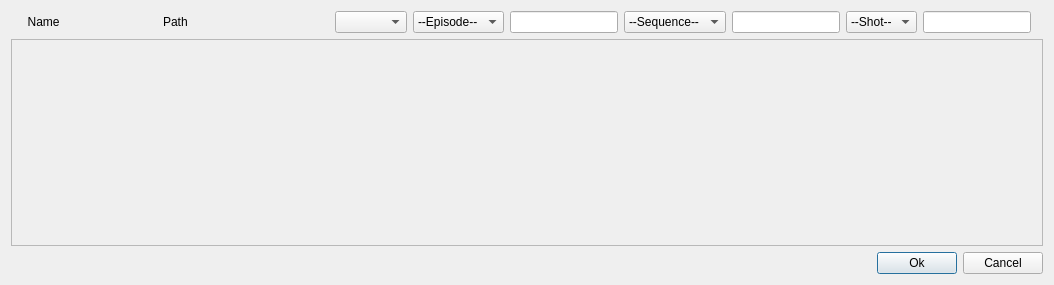
<?xml version="1.0" encoding="UTF-8"?>
<ui version="4.0">
 <class>Dialog</class>
 <widget class="QDialog" name="Dialog">
  <property name="geometry">
   <rect>
    <x>0</x>
    <y>0</y>
    <width>1054</width>
    <height>285</height>
   </rect>
  </property>
  <property name="windowTitle">
   <string>Edit</string>
  </property>
  <layout class="QVBoxLayout" name="verticalLayout_2">
   <item>
    <layout class="QHBoxLayout" name="horizontalLayout_2">
     <item>
      <widget class="QLabel" name="label_2">
       <property name="text">
        <string>     Name                             </string>
       </property>
      </widget>
     </item>
     <item>
      <widget class="QLabel" name="label">
       <property name="sizePolicy">
        <sizepolicy hsizetype="Expanding" vsizetype="Preferred">
         <horstretch>0</horstretch>
         <verstretch>0</verstretch>
        </sizepolicy>
       </property>
       <property name="text">
        <string>Path</string>
       </property>
      </widget>
     </item>
     <item>
      <layout class="QHBoxLayout" name="horizontalLayout_3">
       <property name="leftMargin">
        <number>0</number>
       </property>
       <property name="rightMargin">
        <number>12</number>
       </property>
       <item>
        <spacer name="horizontalSpacer_2">
         <property name="orientation">
          <enum>Qt::Horizontal</enum>
         </property>
         <property name="sizeHint" stdset="0">
          <size>
           <width>40</width>
           <height>20</height>
          </size>
         </property>
        </spacer>
       </item>
       <item>
        <widget class="QComboBox" name="projBox"/>
       </item>
       <item>
        <widget class="QComboBox" name="epBox">
         <property name="toolTip">
          <string>Switch all episodes</string>
         </property>
         <item>
          <property name="text">
           <string>--Episode--</string>
          </property>
         </item>
        </widget>
       </item>
       <item>
        <widget class="QLineEdit" name="epBox2">
         <property name="sizePolicy">
          <sizepolicy hsizetype="Preferred" vsizetype="Fixed">
           <horstretch>0</horstretch>
           <verstretch>0</verstretch>
          </sizepolicy>
         </property>
        </widget>
       </item>
       <item>
        <widget class="QComboBox" name="seqBox">
         <property name="toolTip">
          <string>Switch all sequences</string>
         </property>
         <item>
          <property name="text">
           <string>--Sequence--</string>
          </property>
         </item>
        </widget>
       </item>
       <item>
        <widget class="QLineEdit" name="seqBox2">
         <property name="sizePolicy">
          <sizepolicy hsizetype="Preferred" vsizetype="Fixed">
           <horstretch>0</horstretch>
           <verstretch>0</verstretch>
          </sizepolicy>
         </property>
        </widget>
       </item>
       <item>
        <widget class="QComboBox" name="shBox">
         <property name="toolTip">
          <string>Switch all shots</string>
         </property>
         <item>
          <property name="text">
           <string>--Shot--</string>
          </property>
         </item>
        </widget>
       </item>
       <item>
        <widget class="QLineEdit" name="shBox2">
         <property name="sizePolicy">
          <sizepolicy hsizetype="Preferred" vsizetype="Fixed">
           <horstretch>0</horstretch>
           <verstretch>0</verstretch>
          </sizepolicy>
         </property>
        </widget>
       </item>
      </layout>
     </item>
    </layout>
   </item>
   <item>
    <widget class="QScrollArea" name="scrollArea">
     <property name="widgetResizable">
      <bool>true</bool>
     </property>
     <widget class="QWidget" name="scrollAreaWidgetContents">
      <property name="geometry">
       <rect>
        <x>0</x>
        <y>0</y>
        <width>1034</width>
        <height>204</height>
       </rect>
      </property>
      <layout class="QVBoxLayout" name="verticalLayout">
       <item>
        <layout class="QVBoxLayout" name="itemsLayout"/>
       </item>
       <item>
        <layout class="QVBoxLayout" name="verticalLayout_4">
         <item>
          <spacer name="verticalSpacer">
           <property name="orientation">
            <enum>Qt::Vertical</enum>
           </property>
           <property name="sizeHint" stdset="0">
            <size>
             <width>20</width>
             <height>40</height>
            </size>
           </property>
          </spacer>
         </item>
        </layout>
       </item>
      </layout>
     </widget>
    </widget>
   </item>
   <item>
    <layout class="QHBoxLayout" name="horizontalLayout">
     <item>
      <spacer name="horizontalSpacer">
       <property name="orientation">
        <enum>Qt::Horizontal</enum>
       </property>
       <property name="sizeHint" stdset="0">
        <size>
         <width>40</width>
         <height>20</height>
        </size>
       </property>
      </spacer>
     </item>
     <item>
      <widget class="QPushButton" name="okButton">
       <property name="text">
        <string>Ok</string>
       </property>
      </widget>
     </item>
     <item>
      <widget class="QPushButton" name="pushButton">
       <property name="text">
        <string>Cancel</string>
       </property>
      </widget>
     </item>
    </layout>
   </item>
  </layout>
 </widget>
 <resources/>
 <connections>
  <connection>
   <sender>pushButton</sender>
   <signal>clicked()</signal>
   <receiver>Dialog</receiver>
   <slot>reject()</slot>
   <hints>
    <hint type="sourcelabel">
     <x>763</x>
     <y>274</y>
    </hint>
    <hint type="destinationlabel">
     <x>546</x>
     <y>284</y>
    </hint>
   </hints>
  </connection>
 </connections>
</ui>
